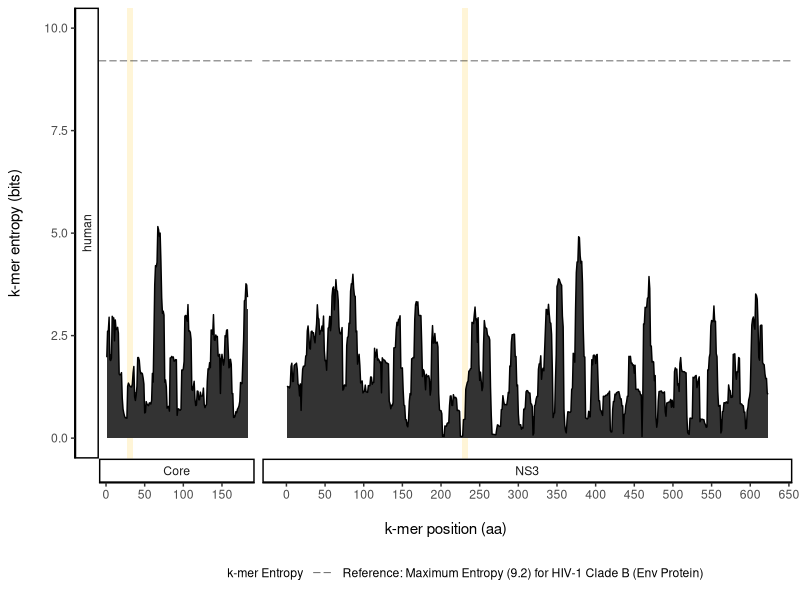
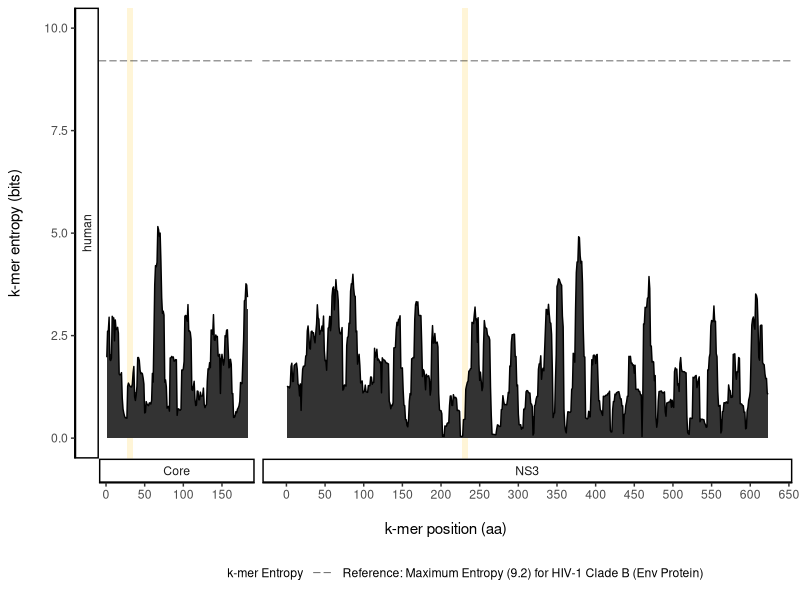

Source code (R) for these figures, in order:
#Entropy plot
library(ggplot2)
library(gridExtra) #tutorial: https://ggplot2.tidyverse.org/reference/facet_grid.html 
library(dplyr)

#load data from csv file
data<-read.csv("../www/DiMA_HCV.csv")
df <- data.frame(data) 

#NOTE: user is required to set the protein order here
#leave the protein order as default; follow the order in csv file
proteinOrder=""

#NOTE: user is required to input the number of host here
host <-2
#determine number of host
#scale the amino acid position for each protein
if (host ==1){ #single host
  if (proteinOrder ==""){
    a<-table(df$proteinName)
    proteinName<-as.vector(names(a))
    position<-as.vector(a)
    df$size_f = factor(df$proteinName,levels = proteinName)
    scales_x<-mapply(function(x,y){
      x = scale_x_continuous(limits = c(0,y),breaks = seq(0,y,50))
    }, proteinName,position)
  }else{
    #order the proteins based on user input
    level<-strsplit(proteinOrder, ',')[[1]]
    position<-c()
    for (i in level){
      position<-append(position,table(df$proteinName)[names(table(df$proteinName)) == i])
    }
    df$size_f = factor(df$proteinName,levels = level)
    scales_x<-mapply(function(x,y){
      x = scale_x_continuous(limits = c(0,y),breaks = seq(0,y,50))
    }, level,position)
  } 
}else{ # multihost
  #categorise data based on host
  df$host<- factor(df$host)
  #count the aa length for each proteins (each host is expected to have same number of proteins with same length)
  df_sub<-df[df$host==unique(df$host[1]),]
  if (proteinOrder ==""){
    a<-table(df_sub$proteinName)
    proteinName<-as.vector(names(a))
    position<-as.vector(a)
    df$size_f = factor(df$proteinName,levels = proteinName)
    scales_x<-mapply(function(x,y){
      x = scale_x_continuous(limits = c(0,y),breaks = seq(0,y,50))
    }, proteinName,position)
  }else{
    #order the proteins based on user input
    level<-strsplit(proteinOrder, ',')[[1]]
    position<-c()
    for (i in level){
      position<-append(position,table(df_sub$proteinName)[names(table(df_sub$proteinName)) == i])
    }
    df$size_f = factor(df$proteinName,levels = level)
    scales_x<-mapply(function(x,y){
      x = scale_x_continuous(limits = c(0,y),breaks = seq(0,y,50))
    }, level,position)
  }
}

#---------------set zero entropy region-----------------#
#check if the kmer positions are zero entropy
#Reference for getting all the positions of kmer based on kmer size and the starting position of kmer: 
#https://stackoverflow.com/questions/31120552/generate-a-sequence-of-numbers-with-repeated-intervals
#https://stackoverflow.com/questions/41637518/adding-a-shaded-rectangle-to-an-existing-plot-using-geom-rect
#determine the kmer size
kmer_size=9

#identify the kmer position with zero entropy
#position: startPosition with zero entropy
#end: startPosition + kmersize - 1
df_zeroEntropy<- df %>%
  dplyr::group_by(proteinName)%>%
  dplyr::summarize(
    end = position[which(entropy == min(entropy))+kmer_size-1], #end: startPosition + kmersize - 1
    position = position[which(entropy == min(entropy))] #extract those starting positions with zero entropy
  )%>%  
  as.data.frame()

#concatenate df with df_zeroEntropy
df <-merge(df,df_zeroEntropy,id="position",all=T)
#replace NAN in column "zero entropy" with FALSE
df$end[is.na(df$end)]<- -1

#---------------set maximum y limit-----------------#
#if the max y value in data < 10 => maxy = 10
#if max y value in data > 10 => maxy = ceiling(max y value)
if (max(df$entropy) <= 10){
  maxy <-10.0
}else if (max(df$entropy) > 10){
  maxy <- ceiling(max(df$entropy))
}

breaks_fun <- function(x) {
    seq(0,max(x),50)
}

limits_fun <- function(x) {
    c(0,max(x))
}

#----------------plotting--------------------#
#detect if low support present
if (TRUE %in% df$lowSupport){
  df$lowSupportPos <- -0.3
  df$lowSupportPos[df$lowSupport ==TRUE]<- -0.5
  plot1<-ggplot(df) + 
    geom_rect(inherit.aes = FALSE,
              aes(xmin=position, xmax=end, ymin=-Inf, ymax=+Inf), 
              fill='#FFECAF', alpha=ifelse(df$end == -1, 0, 0.5))+
    geom_area(mapping = aes(x = position, y = entropy,color= "k-mer Entropy", linetype="k-mer Entropy"), show.legend=F)+
    geom_hline(mapping = aes(yintercept=9.2, color = "Reference: Maximum Entropy (9.2) for HIV-1 Clade B (Env Protein)", linetype = "Reference: Maximum Entropy (9.2) for HIV-1 Clade B (Env Protein)"), size= 0.2)+
    geom_point(mapping = aes(x = position,y=lowSupportPos),col=ifelse(df$lowSupportPos==-0.5, 'black', ifelse(df$lowSupportPos==-0.3, 'white', 'white')), alpha=ifelse(df$lowSupportPos==-0.5, 1, ifelse(df$lowSupportPos==-0.3, 0,0)),pch=17)+
    scale_x_continuous(limits = limits_fun,breaks = breaks_fun)+
    geom_line(mapping = aes(x = position, y = totalVariants.incidence * maxy / 100, color = "Total Variants",linetype="Total Variants"), size= 0.3 )+ 
    labs(y = "k-mer entropy (bits)\n",x= "\nk-mer position (aa)",color = "#f7238a")+
    theme_classic() + 
    theme(
      panel.grid.major = element_blank(), 
      panel.grid.minor = element_blank(),
      legend.position="bottom"
    )+
    scale_colour_manual("",
                        values = c("Reference: Maximum Entropy (9.2) for HIV-1 Clade B (Env Protein)"="black",
                                   "k-mer Entropy" = "black"), 
                        guide = guide_legend(override.aes=aes(fill=NA)))+
    scale_linetype_manual("",values=c("Reference: Maximum Entropy (9.2) for HIV-1 Clade B (Env Protein)"=5,
                                      "k-mer Entropy" = 1))+ 
      ylim(0, maxy)
  
  #number of host
  if (host == 1){ #one host
    plot1 +facet_grid(col=vars(df$size_f),scales="free" ,space = "free",switch = "x")
  }else{ # multi host
    plot1 +facet_grid(rows = vars(df$host),col=vars(df$size_f),scales="free" ,space = "free",switch = "both")
  }
  
}else{
  plot1<-ggplot(df) +
    geom_rect(inherit.aes = FALSE,
              aes(xmin=position, xmax=end, ymin=-Inf, ymax=+Inf), 
              fill='#FFECAF', alpha=ifelse(df$end == -1, 0, 0.5))+
  geom_area(mapping = aes(x = position, y = entropy,color= "k-mer Entropy", linetype="k-mer Entropy"),show.legend = F)+
    geom_hline(mapping = aes(yintercept=9.2, color = "Reference: Maximum Entropy (9.2) for HIV-1 Clade B (Env Protein)", linetype = "Reference: Maximum Entropy (9.2) for HIV-1 Clade B (Env Protein)"), size= 0.2)+
    labs(y = "k-mer entropy (bits)\n",x= "\nk-mer position (aa)",color = "#f7238a")+
    scale_x_continuous(limits = limits_fun,breaks = breaks_fun)+
    theme_classic() +
    theme(
      panel.grid.major = element_blank(),
      panel.grid.minor = element_blank(),
      legend.position="bottom"
    )+
    scale_colour_manual("",
                        values = c("Reference: Maximum Entropy (9.2) for HIV-1 Clade B (Env Protein)"="black",
                                   "k-mer Entropy" = "black"), 
                        guide = guide_legend(override.aes=aes(fill=NA)))+
    scale_linetype_manual("",values=c("Reference: Maximum Entropy (9.2) for HIV-1 Clade B (Env Protein)"=5,
                                      "k-mer Entropy" = 1))+ 
      ylim(0, maxy)
  #number of host
  if (host == 1){ #one host
    plot1 +facet_grid(col=vars(df$size_f),scales = 'free',space = "free",switch = "x")
  }else{ # multi host
    plot1 +facet_grid(rows = vars(df$host),col=vars(df$size_f),scales = "free",space = "free",switch = "both")
  }
}

#save image, modify based on need
ggsave("plot-Entropy.jpg",dpi=600,height= 7.5,width = 15,unit="in",device = 'jpg')

